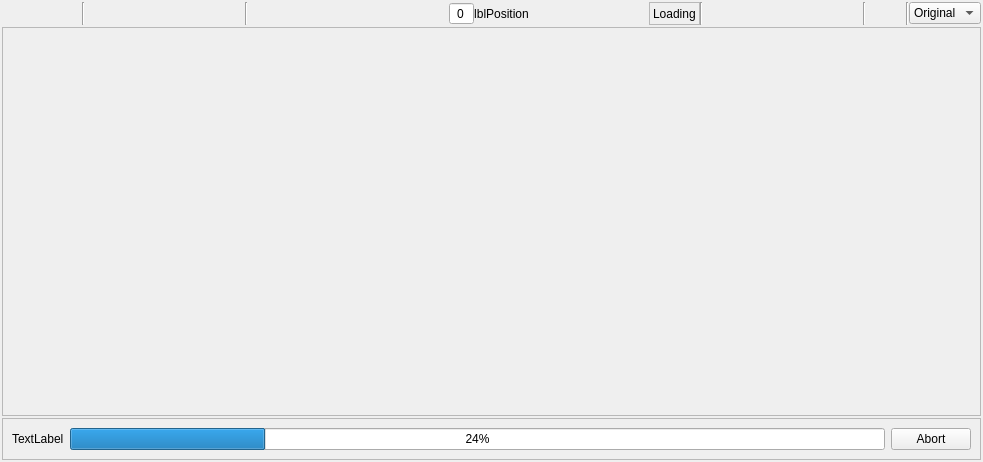
<?xml version="1.0" encoding="UTF-8"?>
<ui version="4.0">
 <class>CMangaViewTab</class>
 <widget class="QWidget" name="CMangaViewTab">
  <property name="geometry">
   <rect>
    <x>0</x>
    <y>0</y>
    <width>983</width>
    <height>462</height>
   </rect>
  </property>
  <property name="windowTitle">
   <string>Form</string>
  </property>
  <layout class="QVBoxLayout" name="verticalLayout">
   <property name="spacing">
    <number>2</number>
   </property>
   <property name="leftMargin">
    <number>2</number>
   </property>
   <property name="topMargin">
    <number>2</number>
   </property>
   <property name="rightMargin">
    <number>2</number>
   </property>
   <property name="bottomMargin">
    <number>2</number>
   </property>
   <item>
    <widget class="QFrame" name="toolbar">
     <property name="frameShape">
      <enum>QFrame::NoFrame</enum>
     </property>
     <property name="frameShadow">
      <enum>QFrame::Plain</enum>
     </property>
     <layout class="QHBoxLayout" name="horizontalLayout">
      <property name="spacing">
       <number>0</number>
      </property>
      <property name="leftMargin">
       <number>0</number>
      </property>
      <property name="topMargin">
       <number>0</number>
      </property>
      <property name="rightMargin">
       <number>0</number>
      </property>
      <property name="bottomMargin">
       <number>0</number>
      </property>
      <item>
       <widget class="QPushButton" name="btnOpenOrigin">
        <property name="toolTip">
         <string>Open source in browser tab</string>
        </property>
        <property name="text">
         <string/>
        </property>
        <property name="icon">
         <iconset theme="document-open-remote">
          <normaloff>.</normaloff>.</iconset>
        </property>
        <property name="iconSize">
         <size>
          <width>22</width>
          <height>22</height>
         </size>
        </property>
        <property name="flat">
         <bool>true</bool>
        </property>
       </widget>
      </item>
      <item>
       <widget class="QPushButton" name="btnSave">
        <property name="toolTip">
         <string>Save manga to disk</string>
        </property>
        <property name="text">
         <string/>
        </property>
        <property name="icon">
         <iconset theme="document-save">
          <normaloff>.</normaloff>.</iconset>
        </property>
        <property name="iconSize">
         <size>
          <width>22</width>
          <height>22</height>
         </size>
        </property>
        <property name="flat">
         <bool>true</bool>
        </property>
       </widget>
      </item>
      <item>
       <widget class="Line" name="line_2">
        <property name="orientation">
         <enum>Qt::Vertical</enum>
        </property>
       </widget>
      </item>
      <item>
       <widget class="QPushButton" name="btnNavFirst">
        <property name="toolTip">
         <string>Go first</string>
        </property>
        <property name="text">
         <string/>
        </property>
        <property name="icon">
         <iconset theme="go-first">
          <normaloff>.</normaloff>.</iconset>
        </property>
        <property name="iconSize">
         <size>
          <width>22</width>
          <height>22</height>
         </size>
        </property>
        <property name="flat">
         <bool>true</bool>
        </property>
       </widget>
      </item>
      <item>
       <widget class="QPushButton" name="btnNavPrev">
        <property name="toolTip">
         <string>Go previous</string>
        </property>
        <property name="text">
         <string/>
        </property>
        <property name="icon">
         <iconset theme="go-previous">
          <normaloff>.</normaloff>.</iconset>
        </property>
        <property name="iconSize">
         <size>
          <width>22</width>
          <height>22</height>
         </size>
        </property>
        <property name="flat">
         <bool>true</bool>
        </property>
       </widget>
      </item>
      <item>
       <widget class="QPushButton" name="btnNavNext">
        <property name="toolTip">
         <string>Go next</string>
        </property>
        <property name="text">
         <string/>
        </property>
        <property name="icon">
         <iconset theme="go-next">
          <normaloff>.</normaloff>.</iconset>
        </property>
        <property name="iconSize">
         <size>
          <width>22</width>
          <height>22</height>
         </size>
        </property>
        <property name="flat">
         <bool>true</bool>
        </property>
       </widget>
      </item>
      <item>
       <widget class="QPushButton" name="btnNavLast">
        <property name="toolTip">
         <string>Go last</string>
        </property>
        <property name="text">
         <string/>
        </property>
        <property name="icon">
         <iconset theme="go-last">
          <normaloff>.</normaloff>.</iconset>
        </property>
        <property name="iconSize">
         <size>
          <width>22</width>
          <height>22</height>
         </size>
        </property>
        <property name="flat">
         <bool>true</bool>
        </property>
       </widget>
      </item>
      <item>
       <widget class="Line" name="line_4">
        <property name="orientation">
         <enum>Qt::Vertical</enum>
        </property>
       </widget>
      </item>
      <item>
       <widget class="QPushButton" name="btnRotateCCW">
        <property name="toolTip">
         <string>Rotate left</string>
        </property>
        <property name="text">
         <string/>
        </property>
        <property name="icon">
         <iconset theme="object-rotate-left">
          <normaloff>.</normaloff>.</iconset>
        </property>
        <property name="iconSize">
         <size>
          <width>22</width>
          <height>22</height>
         </size>
        </property>
        <property name="flat">
         <bool>true</bool>
        </property>
       </widget>
      </item>
      <item>
       <widget class="QPushButton" name="btnRotateCW">
        <property name="toolTip">
         <string>Rotate right</string>
        </property>
        <property name="text">
         <string/>
        </property>
        <property name="icon">
         <iconset theme="object-rotate-right">
          <normaloff>.</normaloff>.</iconset>
        </property>
        <property name="iconSize">
         <size>
          <width>22</width>
          <height>22</height>
         </size>
        </property>
        <property name="flat">
         <bool>true</bool>
        </property>
       </widget>
      </item>
      <item>
       <spacer name="horizontalSpacer">
        <property name="orientation">
         <enum>Qt::Horizontal</enum>
        </property>
        <property name="sizeHint" stdset="0">
         <size>
          <width>40</width>
          <height>20</height>
         </size>
        </property>
       </spacer>
      </item>
      <item>
       <widget class="QFrame" name="frame">
        <layout class="QHBoxLayout" name="horizontalLayout_2">
         <property name="spacing">
          <number>0</number>
         </property>
         <property name="leftMargin">
          <number>0</number>
         </property>
         <property name="topMargin">
          <number>0</number>
         </property>
         <property name="rightMargin">
          <number>0</number>
         </property>
         <property name="bottomMargin">
          <number>0</number>
         </property>
         <item>
          <widget class="QSpinBox" name="spinPosition">
           <property name="alignment">
            <set>Qt::AlignCenter</set>
           </property>
           <property name="buttonSymbols">
            <enum>QAbstractSpinBox::NoButtons</enum>
           </property>
          </widget>
         </item>
         <item>
          <widget class="QLabel" name="lblPosition">
           <property name="text">
            <string>lblPosition</string>
           </property>
           <property name="alignment">
            <set>Qt::AlignCenter</set>
           </property>
          </widget>
         </item>
        </layout>
       </widget>
      </item>
      <item>
       <spacer name="horizontalSpacer_2">
        <property name="orientation">
         <enum>Qt::Horizontal</enum>
        </property>
        <property name="sizeHint" stdset="0">
         <size>
          <width>40</width>
          <height>20</height>
         </size>
        </property>
       </spacer>
      </item>
      <item>
       <widget class="QLabel" name="labelStatus">
        <property name="frameShape">
         <enum>QFrame::StyledPanel</enum>
        </property>
        <property name="frameShadow">
         <enum>QFrame::Sunken</enum>
        </property>
        <property name="text">
         <string>Loading</string>
        </property>
       </widget>
      </item>
      <item>
       <widget class="Line" name="line_5">
        <property name="orientation">
         <enum>Qt::Vertical</enum>
        </property>
       </widget>
      </item>
      <item>
       <widget class="QPushButton" name="btnZoomFit">
        <property name="toolTip">
         <string>Zoom fit</string>
        </property>
        <property name="text">
         <string/>
        </property>
        <property name="icon">
         <iconset theme="zoom-fit-best">
          <normaloff>.</normaloff>.</iconset>
        </property>
        <property name="iconSize">
         <size>
          <width>22</width>
          <height>22</height>
         </size>
        </property>
        <property name="checkable">
         <bool>true</bool>
        </property>
        <property name="flat">
         <bool>true</bool>
        </property>
       </widget>
      </item>
      <item>
       <widget class="QPushButton" name="btnZoomWidth">
        <property name="toolTip">
         <string>Zoom width</string>
        </property>
        <property name="text">
         <string/>
        </property>
        <property name="icon">
         <iconset theme="zoom-fit-width">
          <normaloff>.</normaloff>.</iconset>
        </property>
        <property name="iconSize">
         <size>
          <width>22</width>
          <height>22</height>
         </size>
        </property>
        <property name="checkable">
         <bool>true</bool>
        </property>
        <property name="flat">
         <bool>true</bool>
        </property>
       </widget>
      </item>
      <item>
       <widget class="QPushButton" name="btnZoomHeight">
        <property name="toolTip">
         <string>Zoom height</string>
        </property>
        <property name="text">
         <string/>
        </property>
        <property name="icon">
         <iconset theme="zoom-fit-height">
          <normaloff>.</normaloff>.</iconset>
        </property>
        <property name="iconSize">
         <size>
          <width>22</width>
          <height>22</height>
         </size>
        </property>
        <property name="checkable">
         <bool>true</bool>
        </property>
        <property name="flat">
         <bool>true</bool>
        </property>
       </widget>
      </item>
      <item>
       <widget class="QPushButton" name="btnZoomOriginal">
        <property name="toolTip">
         <string>Zoom 100%</string>
        </property>
        <property name="text">
         <string/>
        </property>
        <property name="icon">
         <iconset theme="zoom-original">
          <normaloff>.</normaloff>.</iconset>
        </property>
        <property name="iconSize">
         <size>
          <width>22</width>
          <height>22</height>
         </size>
        </property>
        <property name="checkable">
         <bool>true</bool>
        </property>
        <property name="flat">
         <bool>true</bool>
        </property>
       </widget>
      </item>
      <item>
       <widget class="Line" name="line">
        <property name="orientation">
         <enum>Qt::Vertical</enum>
        </property>
       </widget>
      </item>
      <item>
       <widget class="QPushButton" name="btnZoomDynamic">
        <property name="toolTip">
         <string>Dynamic zoom</string>
        </property>
        <property name="text">
         <string/>
        </property>
        <property name="icon">
         <iconset theme="zoom-draw">
          <normaloff>.</normaloff>.</iconset>
        </property>
        <property name="iconSize">
         <size>
          <width>22</width>
          <height>22</height>
         </size>
        </property>
        <property name="checkable">
         <bool>true</bool>
        </property>
        <property name="checked">
         <bool>false</bool>
        </property>
        <property name="flat">
         <bool>true</bool>
        </property>
       </widget>
      </item>
      <item>
       <widget class="Line" name="line_3">
        <property name="orientation">
         <enum>Qt::Vertical</enum>
        </property>
       </widget>
      </item>
      <item>
       <widget class="QComboBox" name="comboZoom">
        <property name="currentIndex">
         <number>14</number>
        </property>
        <item>
         <property name="text">
          <string>5%</string>
         </property>
        </item>
        <item>
         <property name="text">
          <string>10%</string>
         </property>
        </item>
        <item>
         <property name="text">
          <string>15%</string>
         </property>
        </item>
        <item>
         <property name="text">
          <string>25%</string>
         </property>
        </item>
        <item>
         <property name="text">
          <string>30%</string>
         </property>
        </item>
        <item>
         <property name="text">
          <string>40%</string>
         </property>
        </item>
        <item>
         <property name="text">
          <string>45%</string>
         </property>
        </item>
        <item>
         <property name="text">
          <string>50%</string>
         </property>
        </item>
        <item>
         <property name="text">
          <string>55%</string>
         </property>
        </item>
        <item>
         <property name="text">
          <string>60%</string>
         </property>
        </item>
        <item>
         <property name="text">
          <string>75%</string>
         </property>
        </item>
        <item>
         <property name="text">
          <string>85%</string>
         </property>
        </item>
        <item>
         <property name="text">
          <string>90%</string>
         </property>
        </item>
        <item>
         <property name="text">
          <string>95%</string>
         </property>
        </item>
        <item>
         <property name="text">
          <string>Original</string>
         </property>
        </item>
        <item>
         <property name="text">
          <string>110%</string>
         </property>
        </item>
        <item>
         <property name="text">
          <string>125%</string>
         </property>
        </item>
        <item>
         <property name="text">
          <string>150%</string>
         </property>
        </item>
        <item>
         <property name="text">
          <string>175%</string>
         </property>
        </item>
        <item>
         <property name="text">
          <string>200%</string>
         </property>
        </item>
        <item>
         <property name="text">
          <string>250%</string>
         </property>
        </item>
        <item>
         <property name="text">
          <string>300%</string>
         </property>
        </item>
        <item>
         <property name="text">
          <string>400%</string>
         </property>
        </item>
        <item>
         <property name="text">
          <string>500%</string>
         </property>
        </item>
        <item>
         <property name="text">
          <string>750%</string>
         </property>
        </item>
        <item>
         <property name="text">
          <string>1000%</string>
         </property>
        </item>
       </widget>
      </item>
     </layout>
    </widget>
   </item>
   <item>
    <widget class="ZScrollArea" name="scrollArea">
     <property name="widgetResizable">
      <bool>true</bool>
     </property>
     <widget class="ZMangaView" name="mangaView">
      <property name="geometry">
       <rect>
        <x>0</x>
        <y>0</y>
        <width>977</width>
        <height>380</height>
       </rect>
      </property>
     </widget>
    </widget>
   </item>
   <item>
    <widget class="QFrame" name="frameLoading">
     <property name="frameShape">
      <enum>QFrame::StyledPanel</enum>
     </property>
     <property name="frameShadow">
      <enum>QFrame::Raised</enum>
     </property>
     <layout class="QHBoxLayout" name="horizontalLayout_3">
      <item>
       <widget class="QLabel" name="labelLoadInfo">
        <property name="text">
         <string>TextLabel</string>
        </property>
       </widget>
      </item>
      <item>
       <widget class="QProgressBar" name="loadingProgress">
        <property name="value">
         <number>24</number>
        </property>
       </widget>
      </item>
      <item>
       <widget class="QPushButton" name="btnAbortLoading">
        <property name="text">
         <string>Abort</string>
        </property>
       </widget>
      </item>
     </layout>
    </widget>
   </item>
  </layout>
 </widget>
 <customwidgets>
  <customwidget>
   <class>ZScrollArea</class>
   <extends>QScrollArea</extends>
   <header location="global">manga/zscrollarea.h</header>
   <container>1</container>
  </customwidget>
  <customwidget>
   <class>ZMangaView</class>
   <extends>QWidget</extends>
   <header location="global">manga/zmangaview.h</header>
   <container>1</container>
  </customwidget>
 </customwidgets>
 <tabstops>
  <tabstop>scrollArea</tabstop>
  <tabstop>btnOpenOrigin</tabstop>
  <tabstop>btnSave</tabstop>
  <tabstop>btnNavFirst</tabstop>
  <tabstop>btnNavPrev</tabstop>
  <tabstop>btnNavNext</tabstop>
  <tabstop>btnNavLast</tabstop>
  <tabstop>btnRotateCCW</tabstop>
  <tabstop>btnRotateCW</tabstop>
  <tabstop>spinPosition</tabstop>
  <tabstop>btnZoomFit</tabstop>
  <tabstop>btnZoomWidth</tabstop>
  <tabstop>btnZoomHeight</tabstop>
  <tabstop>btnZoomOriginal</tabstop>
  <tabstop>btnZoomDynamic</tabstop>
  <tabstop>comboZoom</tabstop>
  <tabstop>btnAbortLoading</tabstop>
 </tabstops>
 <resources/>
 <connections/>
</ui>
